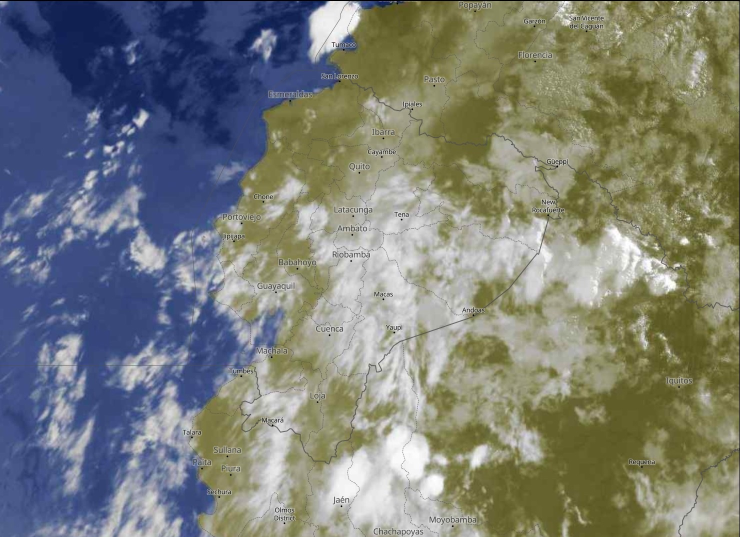
#> input picture unit-3/Satellite-No-Radar_20220621T20220621_1115.jpeg, 1480 x 1074 px, found by its file name (shown at 1/2 size)
$ jupyter execute 307-scikit-image-tools.ipynb
#> lines starting #> are read from the running program, lines starting #| are printed output that depends on the picture
# Image processing with scikit:

Downsizing, rescaling, resizing:

[cell 1]
import numpy as np
import matplotlib.pyplot as plt

from skimage import io
from skimage.transform import rescale, resize, downscale_local_mean #reshape

## 1. Down-sizing images

See documentation here:
https://scikit-image.org/docs/stable/auto_examples/transform/plot_rescale.html

## Rescaling images

- The **rescale()** operation resizes an image by a given scaling factor.

- **rescale()** uses interpolation.

- The scaling factor can either be a single floating point value, or multiple values - one along each axis.

### 1. Let's generate matrices with numpy:

[cell 2]
a_2d = np.arange(40).reshape(8, 5)

print(a_2d)
print(a_2d.shape)

[cell 3]
# Plotting
plt.figure(figsize = (5,4))

plt.imshow(a_2d)

plt.colorbar()

plt.show()

#### 2. Rescale image:

[cell 4]
# New rescaled image
a_2d_rescaled = rescale(a_2d, scale = 4)

print(a_2d.shape, a_2d_rescaled.shape)

[cell 5]
# Plotting
plt.figure(figsize = (5,4))

plt.imshow(a_2d_rescaled)
plt.colorbar()

plt.show()

[cell 6]
# Print values:

#print(a_2d)
#print(a_2d_rescaled)

[cell 7]
# New rescaled image
a_2d_rescaled2 = rescale(a_2d, scale = 4, preserve_range = True)

print(a_2d.shape, a_2d_rescaled.shape, a_2d_rescaled2.shape)

[cell 8]
# Plotting
plt.figure(figsize = (5,4))

plt.imshow(a_2d_rescaled2)
plt.colorbar()

plt.show()

[cell 9]
# Print values:

#print(a_2d)
#print(a_2d_rescaled)
#print(a_2d_rescaled2)

## Resizing images

- The **resize()** operation does the same as rescaling, but allows users to specify an output image shape instead of a scaling factor.

- **resize()** also uses interpolation.

- Note that when down-sampling an image, **resize** and **rescale** should perform Gaussian smoothing to avoid aliasing artifacts. See the anti_aliasing and anti_aliasing_sigma arguments to these functions.

[cell 10]
# Resizing A

a_2d_resized = resize(a_2d, (40,60), preserve_range = True)

print(a_2d.shape, a_2d_resized.shape)

[cell 11]
# Plotting
plt.figure(figsize = (5,4))

plt.imshow(a_2d_resized)
plt.colorbar()

plt.show()
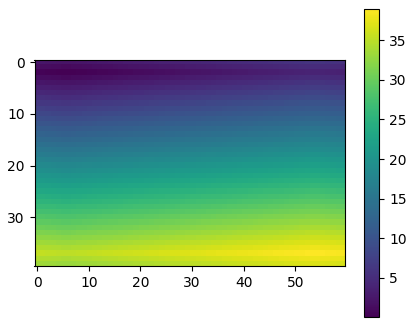
#> figure drawn by matplotlib, 2 panels

## Downscaling images

- The **downscale_local_mean()** function serves the purpose of down-sampling an n-dimensional image by integer factors using the local mean on the elements of each block of the size factors given as a parameter to the function.

- This function calculates the local mean of elements in each block of size factors in the input image.

[cell 12]
# Resizing A

a_2d_downscaled = downscale_local_mean(a_2d, (2,2))

print(a_2d.shape, a_2d_downscaled.shape)

[cell 13]
# Plotting
plt.figure(figsize = (5,4))

plt.imshow(a_2d_downscaled)
plt.colorbar()

plt.show()
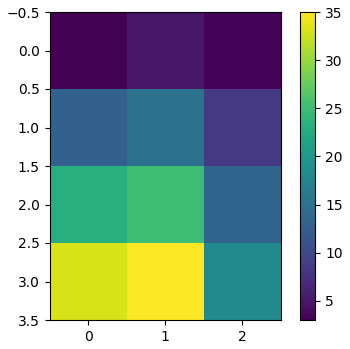
#> figure drawn by matplotlib, 2 panels

### Example: Satellite image

#### You can download your own image from:
https://www.meteoblue.com/en/country/weather/satellite/ecuador_ecuador_3658394

#### Or, use this one:
https://github.com/wbandabarragan/physics-teaching-data/blob/main/2D-data/Satellite-No-Radar_20220621T20220621_1115.jpeg

[cell 14]
# Open the image:

image_sat = io.imread("/Users/wbandabarragan/Library/CloudStorage/Dropbox/Teaching_Arxiv/physics-teaching-data/2D-data/Satellite-No-Radar_20220621T20220621_1115.jpeg")
#> image_sat is the input picture: shape (1074, 1480, 3); mean R, G, B 122.6, 126.2, 119.8

print(type(image_sat))
#| <class 'numpy.ndarray'>
print(image_sat.shape)
#| (1074, 1480, 3)
print(np.min(image_sat[:,:,0]), np.max(image_sat[:,:,0]))
#| 0 255
print(np.min(image_sat[:,:,1]), np.max(image_sat[:,:,1]))
#| 0 255
print(np.min(image_sat[:,:,2]), np.max(image_sat[:,:,2]))
#| 0 255

[cell 15]
# Open the image:

image_sat_gray = io.imread("/Users/wbandabarragan/Library/CloudStorage/Dropbox/Teaching_Arxiv/physics-teaching-data/2D-data/Satellite-No-Radar_20220621T20220621_1115.jpeg", as_gray = True)
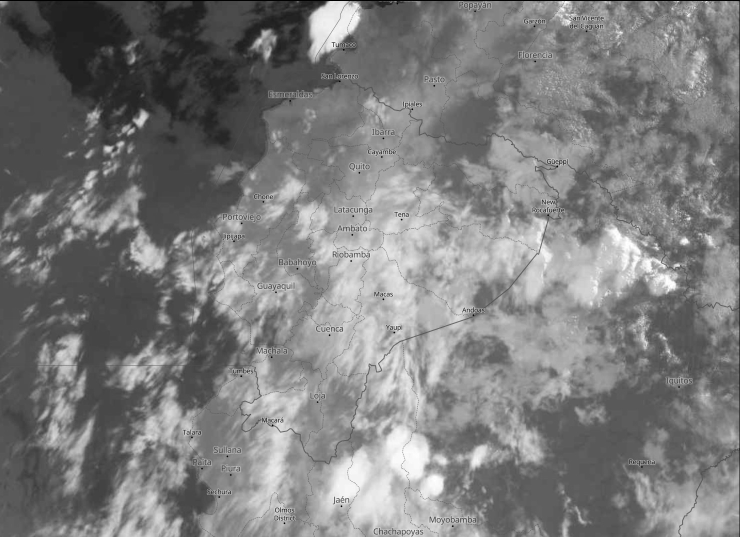
#> image_sat_gray: shape (1074, 1480) float64 (shown at 1/2 size); min 0, max 1, mean 0.49

print(type(image_sat_gray))
#| <class 'numpy.ndarray'>
print(image_sat_gray.shape)
#| (1074, 1480)
print(np.min(image_sat_gray), np.max(image_sat_gray))
#| 0.0 1.0

[cell 16]
# Plotting

fig, ax = plt.subplots()

z = ax.imshow(image_sat_gray, cmap = "viridis")

plt.colorbar(z)

plt.show()

#### Rescaling the image

[cell 17]
rescaled_sat_gray = rescale(image_sat_gray, scale = 1.5, preserve_range = True, anti_aliasing = True)

print(rescaled_sat_gray.shape)
#| (1611, 2220)

[cell 18]
# Plotting

fig, ax = plt.subplots()

z = ax.imshow(rescaled_sat_gray, cmap = "viridis")

plt.colorbar(z)

plt.show()
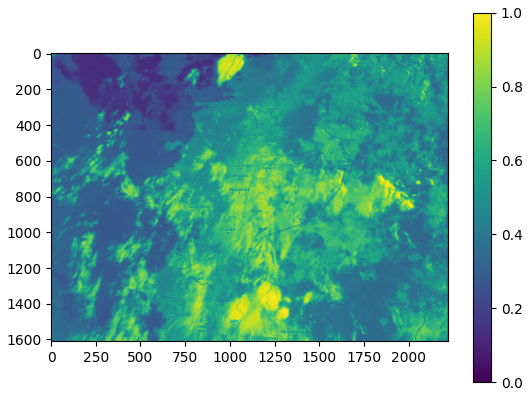
#> figure drawn by matplotlib, 2 panels

#### Same exercise: Resizing the satellite image

[cell 19]
resized_sat_gray = resize(image_sat_gray, (250, 350), preserve_range = True, anti_aliasing = True)
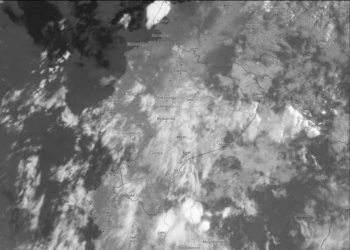
#> resized_sat_gray: shape (250, 350) float64; min 0.0736, max 0.995, mean 0.49

print(resized_sat_gray.shape)
#| (250, 350)

[cell 20]
# Plotting

fig, ax = plt.subplots()

z = ax.imshow(resized_sat_gray, cmap = "viridis")

plt.colorbar(z)

plt.show()
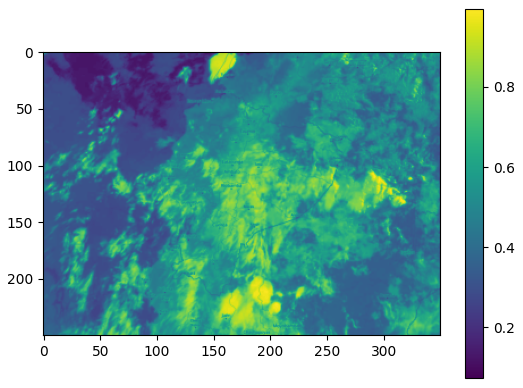
#> figure drawn by matplotlib, 2 panels

#### Same exercise: Downscaling the satellite image

[cell 21]
downscaled_sat_gray = downscale_local_mean(image_sat_gray, (2, 2))

print(image_sat_gray.shape, downscaled_sat_gray.shape)
#| (1074, 1480) (537, 740)

[cell 22]
# Plotting

fig, ax = plt.subplots()

z = ax.imshow(downscaled_sat_gray, cmap = "viridis")

plt.colorbar(z)

plt.show()
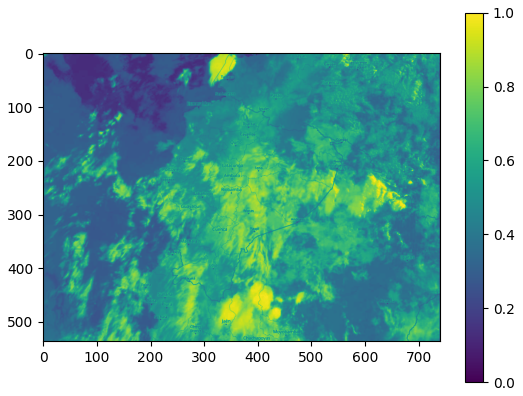
#> figure drawn by matplotlib, 2 panels

## Gaussian smoothing with scipy:

[cell 23]
from scipy.ndimage import gaussian_filter

[cell 24]
# Go back to our A matrix

print(a_2d)

print(a_2d.shape)

[cell 25]
# Plotting
plt.figure(figsize = (5,4))

plt.imshow(a_2d)
plt.colorbar()

plt.show()

[cell 26]
# Apply a Gaussian filter

a_2d_smoothed = gaussian_filter(a_2d, sigma = 1.)

print(a_2d_smoothed)

[cell 27]
# Plotting
plt.figure(figsize = (5,4))

plt.imshow(a_2d_smoothed)
plt.colorbar()

plt.show()
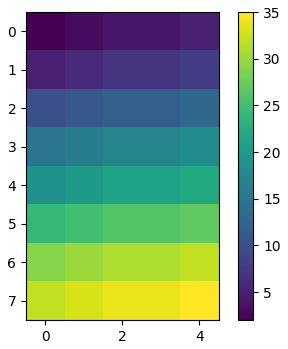
#> figure drawn by matplotlib, 2 panels

#### Same exercise: Gaussian smoothing on the satellite image

[cell 28]
smoothed_sat_gray = gaussian_filter(image_sat_gray, sigma = 4.)

print(image_sat_gray.shape, smoothed_sat_gray.shape)
#| (1074, 1480) (1074, 1480)

[cell 29]
# Plotting

fig, ax = plt.subplots()

ax.imshow(smoothed_sat_gray , cmap = "viridis")

plt.show()

[cell 30]
smoothed_sat_gray2 = gaussian_filter(image_sat_gray, sigma = 10.)
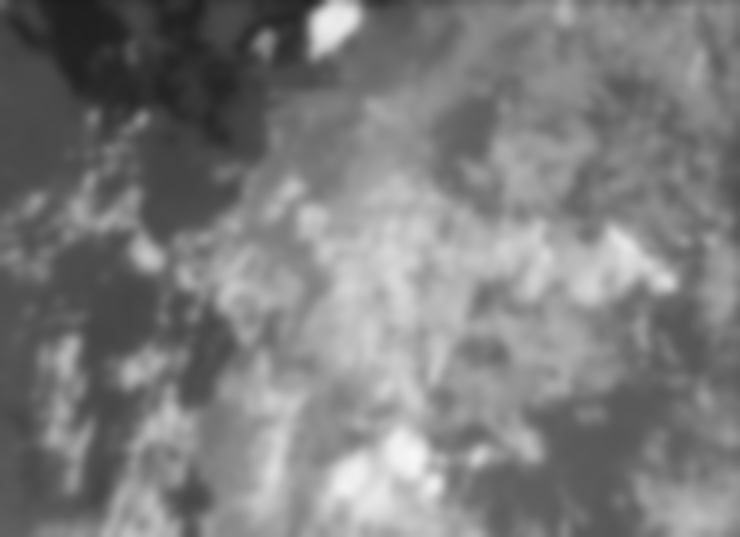
#> smoothed_sat_gray2: shape (1074, 1480) float64 (shown at 1/2 size); min 0.113, max 0.969, mean 0.49

print(image_sat_gray.shape, smoothed_sat_gray2.shape)
#| (1074, 1480) (1074, 1480)

[cell 31]
# Plotting

fig, ax = plt.subplots()

ax.imshow(smoothed_sat_gray2 , cmap = "viridis")

plt.show()

### Pixel Histograms:

[cell 32]
# Flatten the arrays
image_1D = image_sat_gray.reshape((image_sat_gray.size,1))

smoothed_1D = smoothed_sat_gray.reshape((image_sat_gray.size,1))

smoothed_1D2 = smoothed_sat_gray2.reshape((smoothed_sat_gray2.size,1))

[cell 33]
# Plotting the histograms

plt.figure()

plt.hist(image_1D, bins = 50, label = "original")
#plt.hist(smoothed_1D, bins = 50, label = "smoothed", alpha = 0.4, color ="magenta")

plt.hist(smoothed_1D2, bins = 50, label = "smoothed", alpha = 0.4, color ="yellow")

plt.legend()
plt.show()
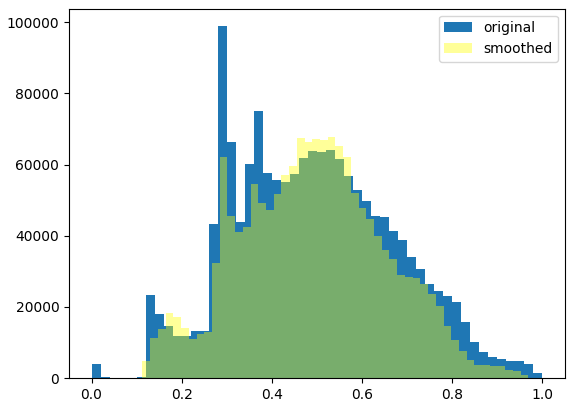
#> figure drawn by matplotlib, 1 panel; tallest bar 98853 high, from x = 0.28 to 0.3; tallest bar 67749 high, from x = 0.524 to 0.541

$ run again, with unit-3/Satellite-No-Radar_20261014T0900000500.jpeg copied over unit-3/Satellite-No-Radar_20220621T20220621_1115.jpeg
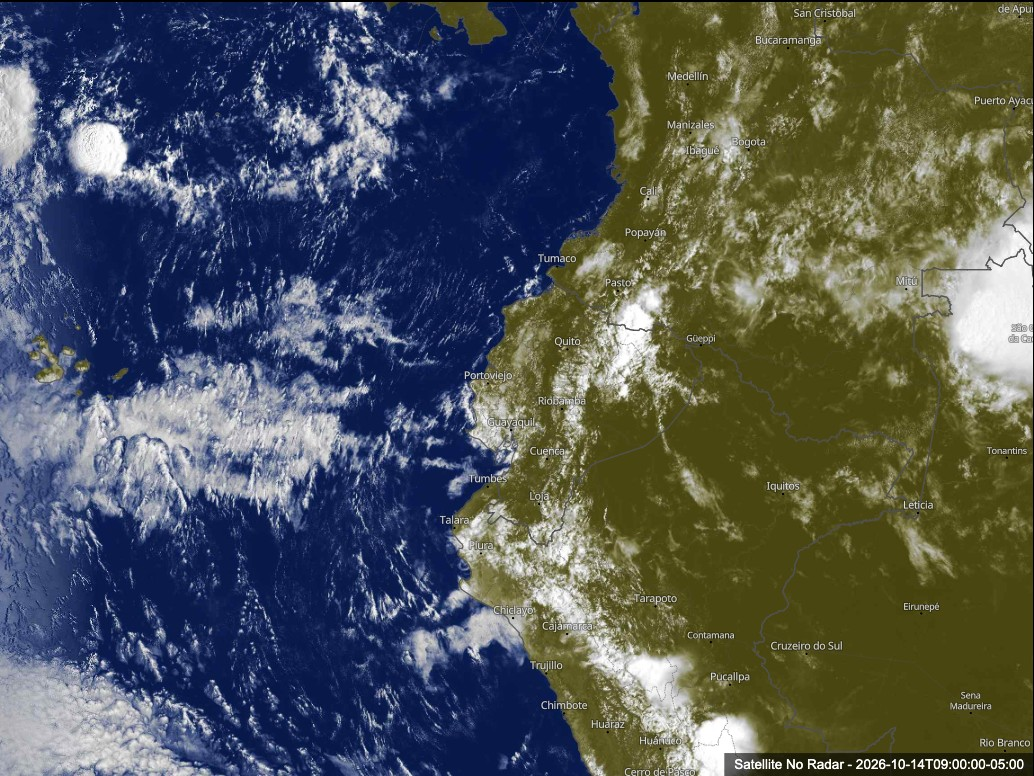
#> input picture unit-3/Satellite-No-Radar_20261014T0900000500.jpeg, 1034 x 776 px, found by its file name
#> image_sat is the input picture: shape (776, 1034, 3); mean R, G, B 79.8, 85.7, 86.4
#| <class 'numpy.ndarray'>
#| (776, 1034, 3)
#| 0 255
#| 0 255
#| 0 255
#| <class 'numpy.ndarray'>
#| (776, 1034)
#| 0.0 1.0
#| (1164, 1551)
#| (250, 350)
#| (776, 1034) (388, 517)
#| (776, 1034) (776, 1034)
#> `smoothed_sat_gray2 = gaussian_filter(image_sat_gray, sigma = 10.)`:
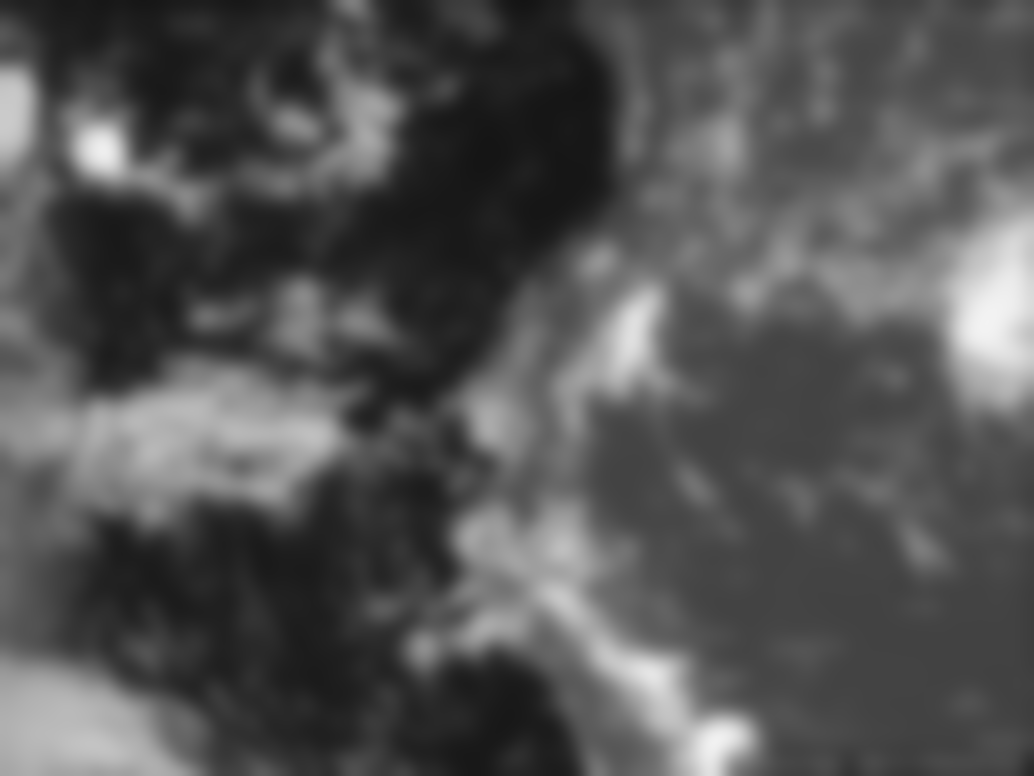
#> smoothed_sat_gray2: shape (776, 1034) float64; min 0.0816, max 0.953, mean 0.331
#| (776, 1034) (776, 1034)
#> `plt.show()`:
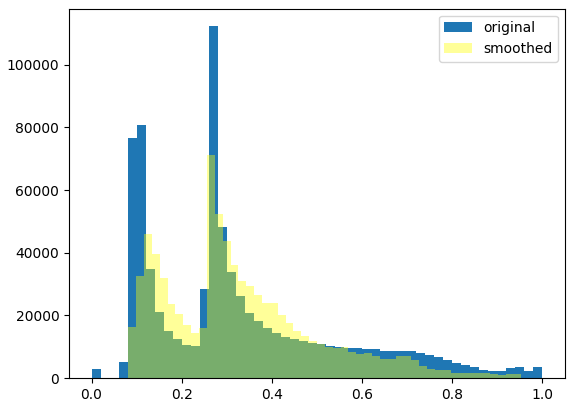
#> figure drawn by matplotlib, 1 panel; tallest bar 112278 high, from x = 0.26 to 0.28; tallest bar 71051 high, from x = 0.256 to 0.273
